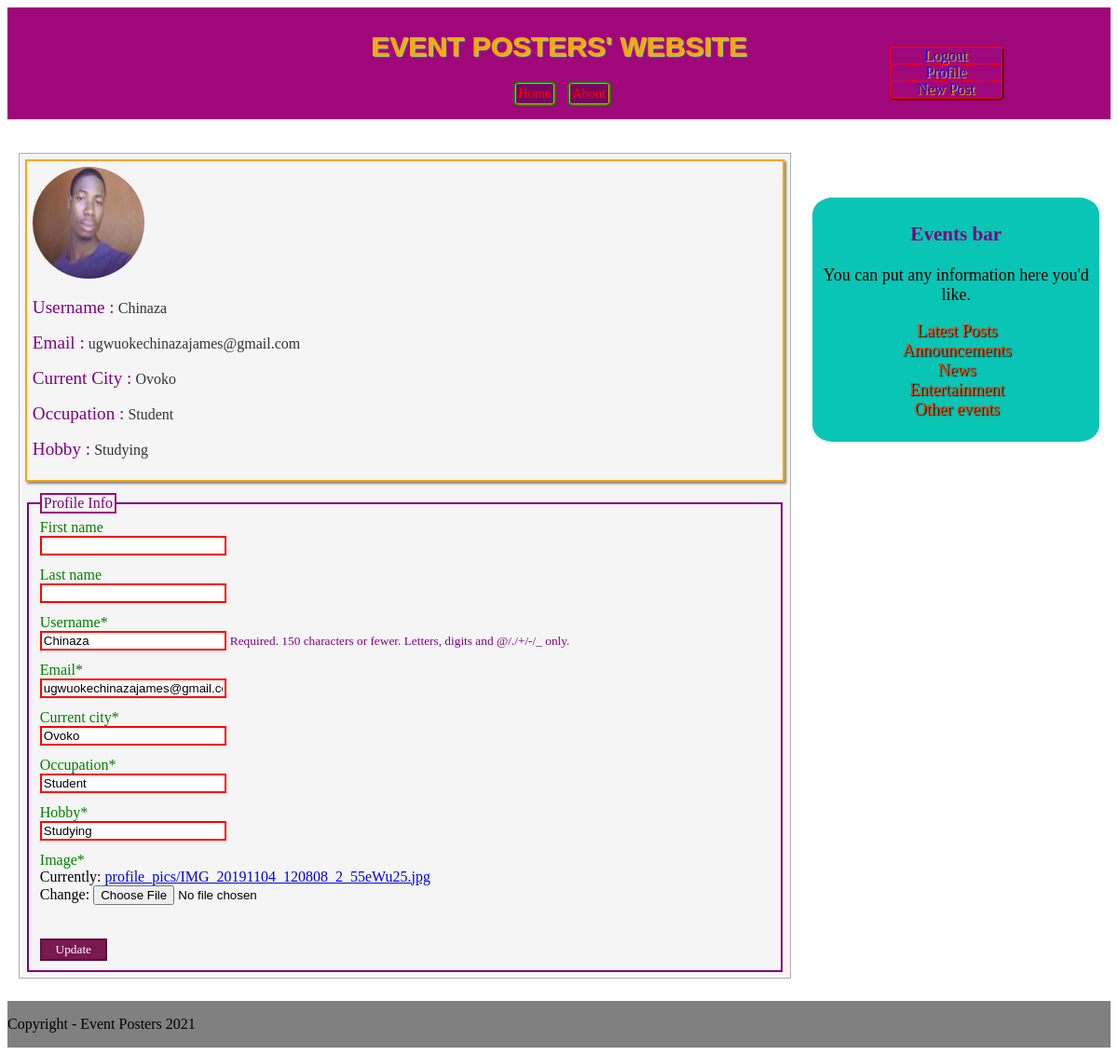
/profile/ (signed in), run on the app's committed database.
### usersApp/models.py (models this page shows, shortened)
class Profile(models.Model):
    user = models.OneToOneField(User, on_delete = models.CASCADE)
    image = models.ImageField(default = 'default.jpg', upload_to = 'profile_pics')
    current_city = models.CharField(max_length = 30)
    occupation = models.CharField(max_length = 50)
    hobby = models.CharField(max_length = 100)

### usersApp/views.py (the view)
# urls.py: path('profile/', user_views.profile, name = 'profile'),
@login_required
def profile(request):
    if request.method == 'POST':
        u_form = UserUpdateForm(request.POST, instance = request.user)
        p_form = ProfileUpdateForm(request.POST, request.FILES, instance = request.user.profile)
        if u_form.is_valid() and p_form.is_valid():
            u_form.save()
            p_form.save()
            messages.success(request, 'You have updated your account successfully !')
            return redirect('profile')
    else:
        u_form = UserUpdateForm(instance = request.user)
        p_form = ProfileUpdateForm(instance = request.user.profile)
    context = {
        'u_form' : u_form,
        'p_form' : p_form
    }
    return render(request, 'usersApp/profile.html', context)

### usersApp/forms.py
class UserUpdateForm(ModelForm):
    email = forms.EmailField()
    class Meta:
        model = User
        fields = ['first_name', 'last_name', 'username', 'email']

class ProfileUpdateForm(ModelForm):
    class Meta:
        model = Profile
        fields = ['current_city', 'occupation', 'hobby', 'image']

### usersApp/templates/usersApp/profile.html (shortened to what this page needs)
{% extends 'blog/base.html' %}
{% load static %}
{% load crispy_forms_tags %}
{% block link %}
    <link rel="stylesheet" type="text/css" href="{% static 'usersApp/profile.css' %}"/>
{% endblock%}
{% block content %}
    <div class="content-block">
        <div id="profile-block">
            <img src="{{ user.profile.image.url }}" />
            <div id="profile-body">
                <p>
                    <span class="span-title">Username :</span> {{ user.username }}
                </p>
                <p>
                    <span class="span-title">Email :</span> {{ user.email }}
                </p>
                <p>
                    <span class="span-title">Current City :</span> {{ user.profile.current_city }}
                </p>
                <p>
                    <span class="span-title">Occupation :</span> {{ user.profile.occupation }}
                </p>
                <p>
                    <span class="span-title">Hobby :</span> {{ user.profile.hobby }}
                </p>
            </div>
        </div>
        <form method="POST" enctype = "multipart/form-data">
            <fieldset>
                <legend>Profile Info</legend>
                {{ u_form|crispy }}
                {{ p_form|crispy }}
                <div id="profile-update">
                    <button type="submit">Update</button>
                </div>
            </fieldset>
        </form>
    </div>
{% endblock %}

### blog/static/blog/base.css (style rules this page uses)
.content-block { border: 0.1vw solid rgb(175, 171, 171); background-color: whitesmoke; margin-top: 1vw; padding: 0.5vw 0.5vw; }
fieldset { border: 0.2vw solid purple; margin-top: 1vw; }
fieldset legend { border: 0.2vw solid rgb(160, 7, 122); font-family: Tahoma; color: purple; }
label { top: 2vw; color: green; font-family: fantasy; }
input { margin-bottom: 1vw; }
input + small { color:purple; }
input[type="text"] { width: 16vw; border: 0.2vw solid red; }
input[type="email"] { border: 0.2vw solid red; width: 16vw; }

### usersApp/static/usersApp/profile.css (style rules this page uses)
#profile-block { border: 0.2vw solid orange; box-shadow: 0.2vw 0.2vw 0.2vw grey; padding: 0.5vw; }
#profile-block img { height: 10vw; width: 10vw; border-radius: 50%; }
#profile-body p { font-family: Cambria; color: #333; }
.span-title { font-family: serif; font-size: 1.6vw; color: purple; }
#profile-update { margin-top: 2vw; }
#profile-update button { border: 0.2vw solid rgb(92, 16, 58); font-family: Cambria; background-color: rgb(121, 25, 78); color: white; padding: 0.2vw; width: 6vw; }

### data on the page
Profile: current_city "Ovoko", occupation "Student", hobby "Studying"

### other printed values
{{ user.username }} "Chinaza"
{{ user.email }} "ugwuokechinazajames@gmail.com"
{{ user.profile.current_city }} "Ovoko"
{{ user.profile.occupation }} "Student"
{{ user.profile.hobby }} "Studying"
